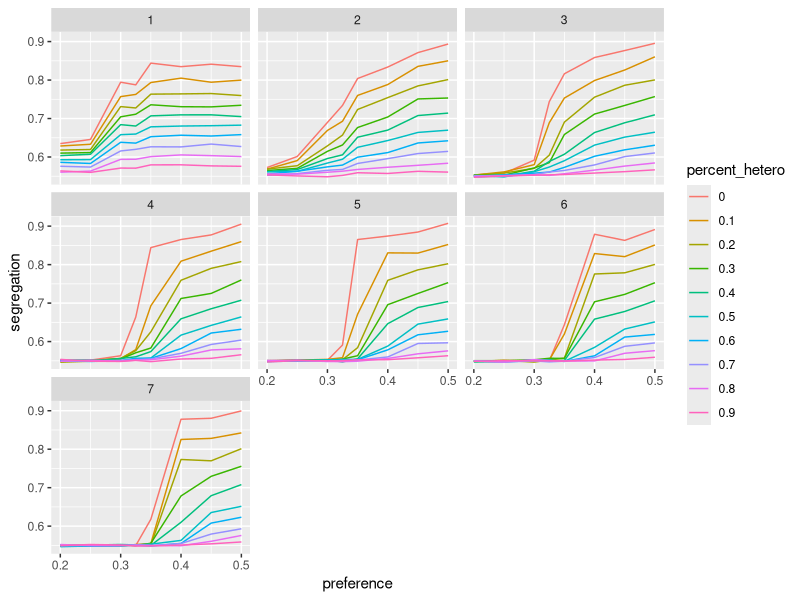
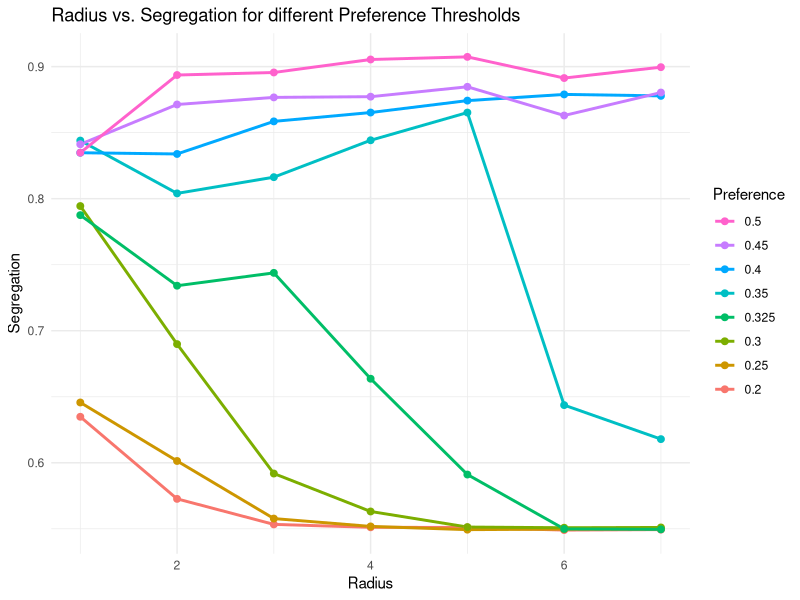
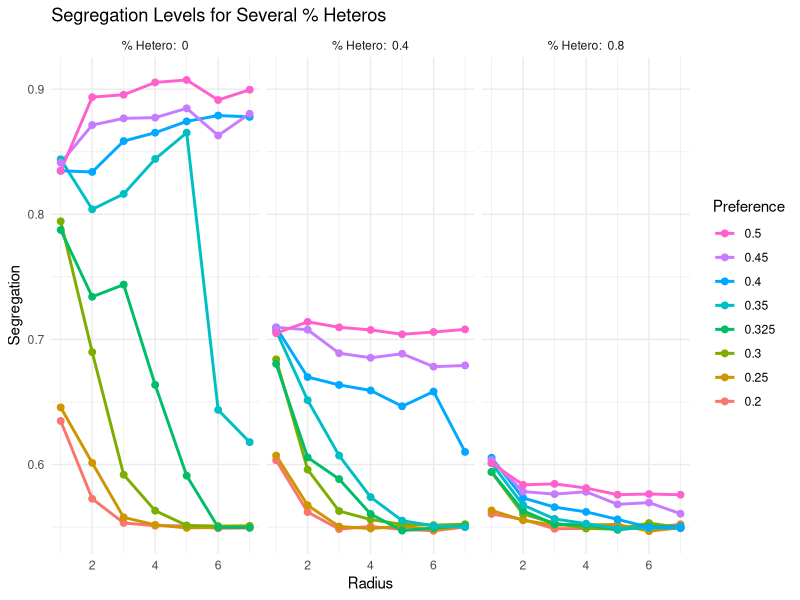
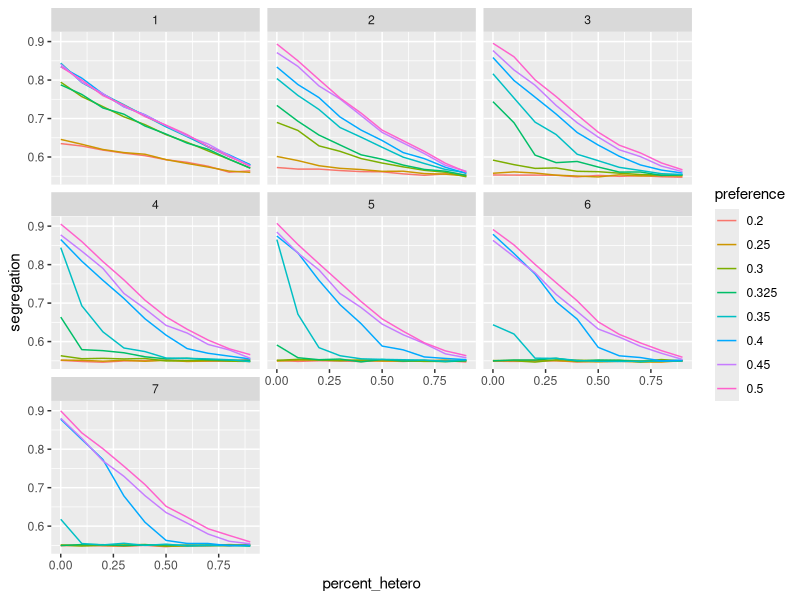
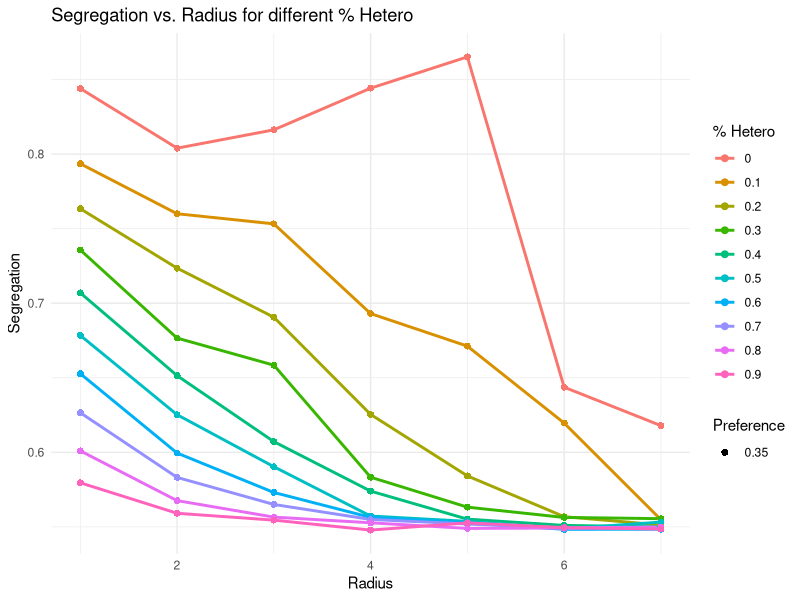
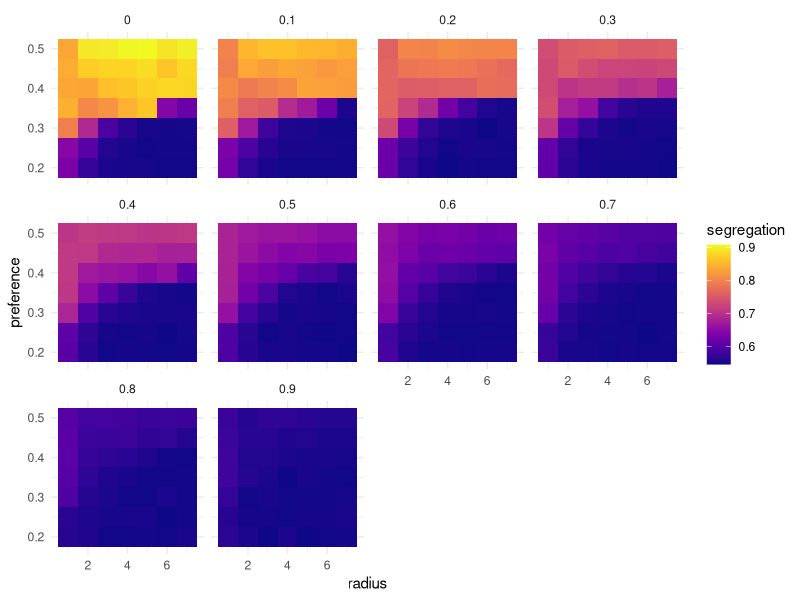
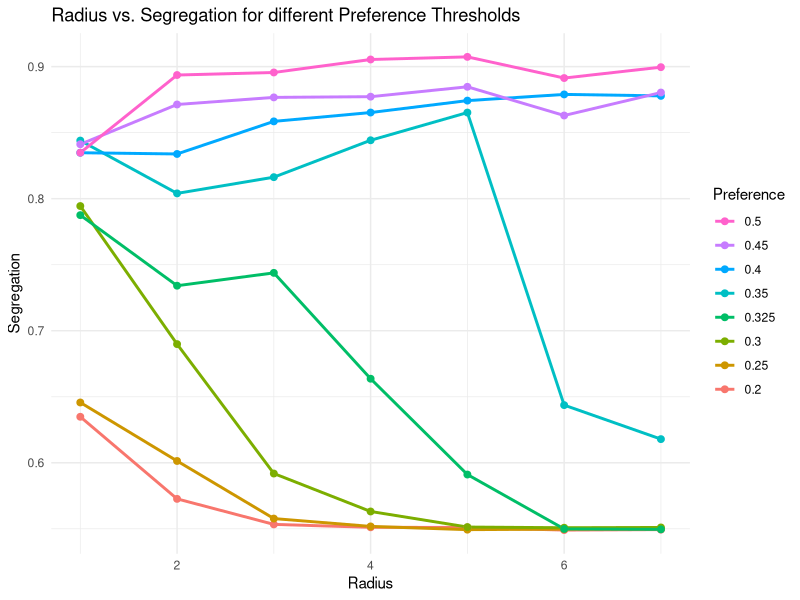
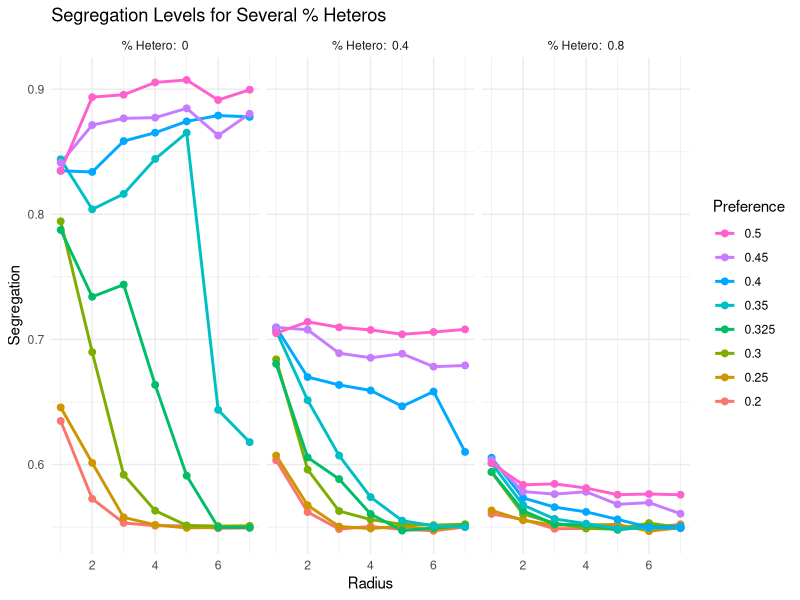

Write the R code that produced these figures, in order.
## ---- chunk 1
library(tidyverse)
library(viridis)
## ---- chunk 2
theme_common <- function() {
  theme_minimal() %+replace%
  theme(
    axis.text.x = element_text(size = 12),
    axis.text.y = element_text(size = 12),
    axis.title.x = element_text(margin = margin(4, 4, 4, 4), size = 16),
    axis.title.y = element_text(margin = margin(4, 4, 4, 4), size = 16, angle = 90),

    legend.title = element_text(size = 16),
    legend.text = element_text(size = 12),

    strip.text.x = element_text(size = 12),
    strip.text.y = element_text(size = 12),

    panel.grid.major = element_line(color = "grey90"),
    panel.grid.minor = element_line(color = "grey90"),

    aspect.ratio = 10/16,

    plot.margin = unit(c(t = +0, b = +0, r = +0, l = +0), "cm"),
    plot.title = element_text(size = 18),
    # plot.title.position = "plot",
    plot.subtitle = element_text(size = 16),
    plot.caption = element_text(size = 12)
  )
}
## ---- chunk 3
df_seg <- read.csv("data/ext_data.csv")
df_seg %>%
  group_by(preference,percent_hetero,radius) %>%
  summarize(
    segregation = mean(segregation)
  ) %>%
  mutate(
    percent_hetero = as.character(percent_hetero)
  ) %>%
  ggplot() +
  geom_line(
    aes(
      x = preference, 
      y = segregation, 
      color = percent_hetero
    )) +
  facet_wrap( ~ radius)
## ---- chunk 4
p <- df_seg %>%
  group_by(preference,percent_hetero,radius) %>%
  summarize(
    segregation = mean(segregation)
  ) %>%
  mutate(
    Preference = as.character(preference),
    Radius = radius,
    Segregation = segregation
  ) %>%
  filter(percent_hetero == 0) %>%
  ggplot(
    aes(
      x = radius,
      y = segregation
    )
  ) +
  geom_line(aes(color = Preference), size = 1) +
  geom_point(aes(color = Preference), size = 2) +
  theme_minimal() +
  labs(
    title = "Radius vs. Segregation for different Preference Thresholds",
    x = "Radius",
    y = "Segregation",
    color = "Preference"
  ) +
  guides(color = guide_legend(reverse = TRUE))
ggsave(filename = "graph1.jpg", plot = p, device = "jpg", width = 8, height = 5)
p
## ---- chunk 5
p <- df_seg %>%
  group_by(preference,percent_hetero,radius) %>%
  summarize(
    segregation = mean(segregation)
  ) %>%
  filter(percent_hetero %in% c(0,0.4,0.8)) %>%
  # arrange(desc(preference)) %>%
  mutate(
    preference = as.character(preference),
    percent_hetero = paste("% Hetero: ",percent_hetero)
  ) %>%
  ggplot(
    aes(
      x = radius,
      y = segregation
    )
  ) +
  geom_line(aes(color = preference), size = 1) +
  geom_point(aes(color = preference), size = 2) +
  theme_minimal() +
  facet_wrap(~ percent_hetero) +
  labs(
    title = "Segregation Levels for Several % Heteros",
    x = "Radius",
    y = "Segregation",
    color = "Preference"
  ) +
  guides(color = guide_legend(reverse = TRUE))
ggsave(filename = "graph2.jpg", plot = p, device = "jpg", width = 8, height = 5)
p

## ---- chunk 6
df_seg %>%
  group_by(preference,percent_hetero,radius) %>%
  summarize(
    segregation = mean(segregation)
  ) %>%
  mutate(
    preference = as.character(preference)
  ) %>%
  ggplot() +
  geom_line(
    aes(
      x = percent_hetero, 
      y = segregation, 
      color = preference
    )) +
  facet_wrap(~radius)
## ---- chunk 7
p <- df_seg %>%
  group_by(preference,percent_hetero,radius) %>%
  summarize(
    segregation = mean(segregation)
  ) %>%
  mutate(
    percent_hetero = as.character(percent_hetero),
    preference = as.character(preference)
  ) %>%
  filter(preference == 0.35) %>%
  ggplot() +
  geom_line(
    aes(
      x = radius, 
      y = segregation,
      color = percent_hetero
    ),
    size = 1
  ) +
  geom_point(
    aes(
      x = radius, 
      y = segregation,
      color = percent_hetero,
      shape = preference
    ),
    size = 2
  ) +
  theme_minimal() +
  labs(
    title = "Segregation vs. Radius for different % Hetero",
    x = "Radius",
    y = "Segregation",
    color = "% Hetero",
    shape = "Preference"
  )
ggsave(filename = "graph3.jpg", plot = p, device = "jpg", width = 8, height = 5)
p
## ---- chunk 8
df_seg %>%
  group_by(preference,percent_hetero,radius) %>%
  summarize(
    segregation = mean(segregation)
  ) %>%
  filter(preference != 0.325) %>%
  ggplot() +
  geom_tile(
    aes(
      x = radius,
      y = preference, 
      fill = segregation
    )) +
  facet_wrap(~percent_hetero) +
  theme_minimal() +
  scale_fill_viridis(option="plasma")
